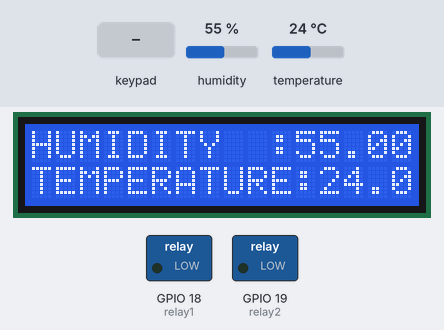
Simulated run of this sketch. Board: ESP32. Shown: 16×2 character LCD, switched loads named in the sketch (green lamp = pin HIGH). The inputs (shaded band) are chosen by the test bench; at power-on: humidity 55 %, temperature 24 °C. WiFi joins after 1.5 s; servers stay silent unless stated; what the sketch prints to the serial monitor is not drawn.

Above: at 3.1 s.
3.2 s: key '#' pressed
At 3.5 s:
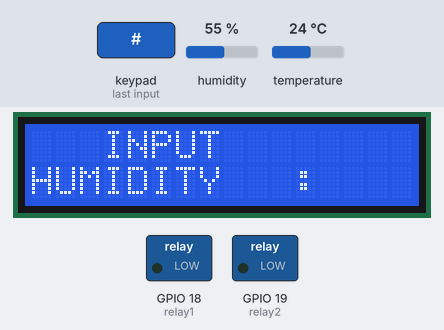
4.7 s: keypad keys 1 3 1 2 1 4 2 7 # pressed 0.4 s apart
At 8.3 s:
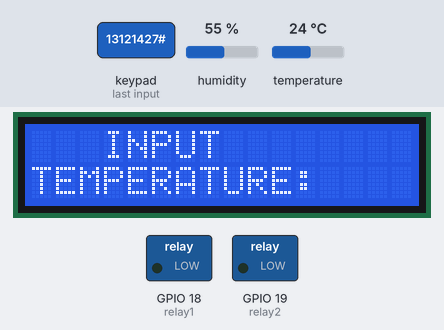
9.8 s: key '*' pressed
11.3 s: keypad keys 1 3 1 2 1 4 2 7 * pressed 0.4 s apart
At 15.0 s:
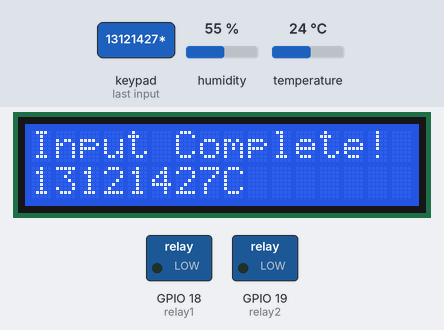
17.9 s: keypad keys 2 5 3 3 3 2 * pressed 0.4 s apart
Timing chart, 0 to 20.9 s (numbered marks = the images above; inputs shaded):
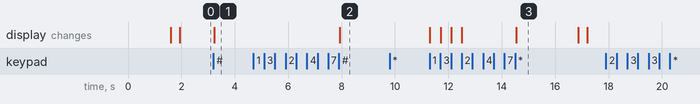

The sketch:

POSI_Final_LAB.ino
```cpp
#include "ThingSpeak.h"
#include <DHT.h>
#include <Keypad.h>
#include <LiquidCrystal_I2C.h>
#include <WiFi.h>
LiquidCrystal_I2C lcd(0x27, 16, 2);

const char ssid[] = "Leptosoma";
const char password[] = "kotabaru";
const char server[] = "api.thingspeak.com";
unsigned long myChannelNumber = 2004514;
WiFiClient client;
const char *myWriteAPIKey = "[thingspeak API Key]";
void check_thresh();

// Pins
const int relay1 = 18; // Atomizer
const int relay2 = 19; // Fan
const int DHTPIN = 26; // DHT11

// Keypad BEGIN
const byte baris = 4;
const byte kolom = 3;
// declare value of each matrix
const char keys[baris][kolom] = {
	{'1', '2', '3'},
	{'4', '5', '6'},
	{'7', '8', '9'},
	{'*', '0', '#'}};
byte pinBaris[baris] = {13, 12, 14, 27};
byte pinKolom[kolom] = {25, 33, 32};
// Keypad Object
Keypad keypad = Keypad(makeKeymap(keys), pinBaris, pinKolom, baris, kolom);
// Keypad END

// DHT Start
float hum = 0.0;
float temp = 0.0;
DHT dht(DHTPIN, DHT11);
// Threshold Start
int t_hum = 30;
int t_temp = 50;

void update_dht() {
	hum = dht.readHumidity();
	temp = dht.readTemperature();
	//  hum = 1;
	//  temp = 1;
	Serial.print("[DATA] Current: ");
	Serial.print(hum);
	Serial.print(" ");
	Serial.println(temp);
	sendData(t_hum, hum, temp, t_temp);
}

// Menu Start
int current_menu = 1;
void next_menu() {
	if (current_menu == 3) {
		current_menu = 1;
	} else {
		current_menu++;
	}
}
void menu_1() {
	Serial.println("[MENU] Menu 1: Show Stats");
	update_dht();
	check_thresh();
	lcd.setCursor(0, 0);
	lcd.print("HUMIDITY  :");
	lcd.print(hum);
	lcd.print("%");
	lcd.setCursor(0, 1);
	lcd.print("TEMPERATURE:");
	lcd.print(temp);
	lcd.print("C");
}
void menu_2() {
	Serial.println("[MENU] Menu 2: Input Humidity");
	lcd.setCursor(0, 0);
	lcd.print("   INPUT");
	lcd.setCursor(0, 1);
	lcd.print("HUMIDITY   :");
}
void menu_3() {
	Serial.println("[MENU] Menu 2: Input Temperature");
	lcd.setCursor(0, 0);
	lcd.print("   INPUT");
	lcd.setCursor(0, 1);
	lcd.print("TEMPERATURE:");
}
void update_menu() {
	switch (current_menu) {
	case 1:
		menu_1();
		break;
	case 2:
		menu_2();
		break;
	case 3:
		menu_3();
		break;
	default:
		break;
	}
}

void update_hum(int humi) {
	Serial.print("[DATA] Hum threshold updated to: ");
	t_hum = humi;
	Serial.println(t_hum);
	sendData(t_hum, hum, temp, t_temp);
}
void update_temp(int tempi) {
	Serial.print("[DATA] Temp threshold updated to: ");
	t_temp = tempi;
	Serial.println(t_temp);
	sendData(t_hum, hum, temp, t_temp);
}

void sendData(float tarhum, float hum, float temp, float tartemp) {
	ThingSpeak.setField(1, tarhum);
	ThingSpeak.setField(2, hum);
	ThingSpeak.setField(3, temp);
	ThingSpeak.setField(4, tartemp);
	int x = ThingSpeak.writeFields(myChannelNumber, myWriteAPIKey);
	if (x == 200) {
		Serial.println("Channel update successful.");
	} else {
		Serial.println("Problem updating channel. HTTP error code " + String(x));
	}
	Serial.println("Waiting 20 secs");
}

void check_thresh() {
	Serial.print("[DATA] Threshold: ");
	Serial.print(t_hum);
	Serial.print(" ");
	Serial.println(t_temp);
	if (hum < t_hum) {
		digitalWrite(relay1, HIGH);
		Serial.println("[TRIG] Relay 1 (Atomizer) On");
	} else {
		digitalWrite(relay1, LOW);
		Serial.println("[TRIG] Relay 1 (Atomizer) Off");
	}
	if (temp > t_temp) {
		digitalWrite(relay2, HIGH);
		Serial.println("[TRIG] Relay 2 (Fan) On");
	} else {
		digitalWrite(relay2, LOW);
		Serial.println("[TRIG] Relay 2 (Fan) Off");
	}
}

void take_input() {
	Serial.print("[TIPS] Taking Input...");
	char key = keypad.getKey();
	char angka[10];
	int hum = t_hum;
	int temp = t_temp;
	int i = 0;
	while (1) {
		key = keypad.getKey();
		if (key && key != '*' && key != '#') {
			angka[i] = key;
			lcd.setCursor(12 + i, 1);
			lcd.print(key);
			Serial.print(angka[i]);
			i++;
		} else if (key == '*' || key == '#') {
			lcd.clear();
			lcd.setCursor(0, 0);
			lcd.print("Input Complete!");
			Serial.println();
			Serial.print("[TIPS] Input Complete!");
			break;
		} else if (key) {
			Serial.println("[TIPS] Invalid Key!");
		}
	}
	Serial.println();
	switch (current_menu) {
	case 2:
		Serial.print("[DATA] Inputting Humidity: ");
		lcd.setCursor(0, 1);
		for (int j = 0; j < i; j++) {
			Serial.print(angka[j]);
			lcd.print(angka[j]);
			lcd.setCursor(j + 1, 1);
		}
		lcd.print("%");
		Serial.println("%");
		t_hum = atoi(angka);
		Serial.print("[DATA]: t_hum = ");
		Serial.println(t_hum);
		update_hum(t_hum); // TODO: Change
		break;
	case 3:
		Serial.print("[DATA] Inputting Temperature: ");
		lcd.setCursor(0, 1);
		for (int j = 0; j < i; j++) {
			Serial.print(angka[j]);
			lcd.print(angka[j]);
			lcd.setCursor(j + 1, 1);
		}
		lcd.print("C");
		Serial.println("C");
		t_temp = atoi(angka);
		Serial.print("[DATA]: t_temp = ");
		Serial.println(t_temp);
		update_temp(t_temp); // TODO: Change
		break;
	default:
		break;
	}
	current_menu = 1;
}

void setup() {
	// put your setup code here, to run once:
	Serial.begin(115200);
	Serial.println("[BOOT] Hello, ESP32!");
	pinMode(relay1, OUTPUT);
	pinMode(relay2, OUTPUT);
	digitalWrite(relay1, LOW);
	digitalWrite(relay2, LOW);
	dht.begin();
	WiFi.begin(ssid, password);
	Serial.println();
	Serial.print("Connecting to ");
	Serial.println(ssid);
	WiFi.begin(ssid, password);
	while (WiFi.status() != WL_CONNECTED) {
		delay(500);
		Serial.print(".");
	}
	Serial.println("");
	Serial.println("WiFi connected");
	ThingSpeak.begin(client);

	// LCD Setup
	lcd.init();
	lcd.backlight();
	lcd.clear();
	update_menu();
	Serial.println("[BOOT] Boot Complete!");
}

void loop() {
	unsigned long multitas = millis();
	if (multitas % 300000 == 0 & multitas > 0) {
		update_dht();
		menu_1();
	}
	char key = keypad.getKey();
	if (key) {
		switch (key) {
		case '*':
			if (current_menu != 1) {
				take_input();
				delay(2000);
				lcd.clear();
				update_menu();
			} else {
				Serial.println("[TIPS] Cannot take input on menu1!");
			}
			break;
		case '#': // Menu Cycle
			next_menu();
			lcd.clear();
			update_menu();
			break;
		default:
			Serial.println("[TIPS] Press '*' key to input, '#' to Cycle Menu");
			break;
		}
	}
	delay(10);
}
```

Measured:
- after the input at 3.2 s, the display: changes at once (image 1)
- after the input at 4.7 s, the display: changes after 3.2 s (image 2)
- after the input at 9.8 s, every drawn part: stays the same
- after the input at 11.3 s, the display: first changes at once (image 3 shows a later state)
- after the input at 17.9 s, every drawn part: stays the same
- what the display in image 3 shows lasts 2.4 s, from 14.5 s to 16.9 s
